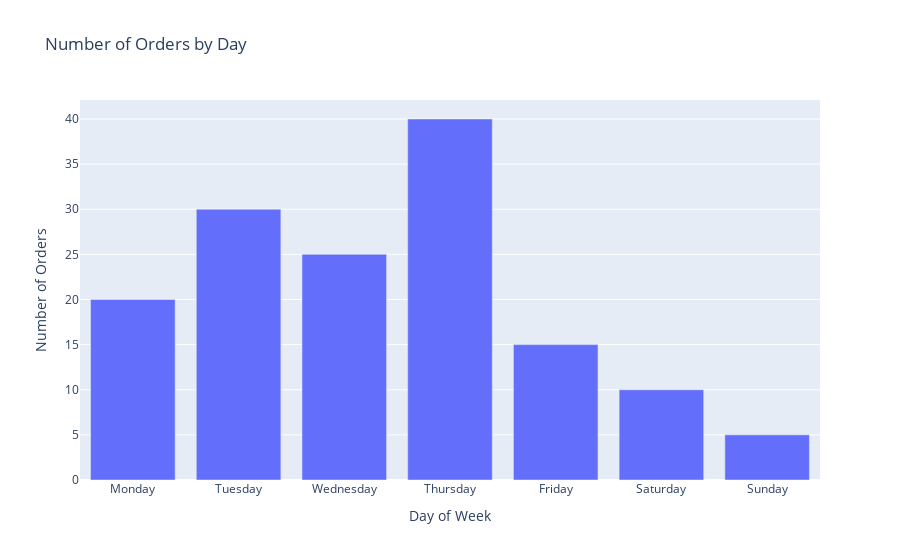

Source (notebook cell):
### Markdown cell above
<p style="font-size: 16px; font-family: Arial; line-height: 1.5; color: #222;">
<b>The above shows the pre-christmas period as the period with the most online orders, which coincides with Black Friday deals and early Christmas shopping.  </b>

### Code cell
#Create bar chart to show orders by day

weekday_map = {1: 'Monday', 2: 'Tuesday', 3: 'Wednesday', 4: 'Thursday', 5: 'Friday', 6: 'Saturday', 7: 'Sunday'}

orders_by_day = df_new.groupby('day').agg({'invoice_no': 'nunique'}).reset_index()
orders_by_day['day'] = orders_by_day['day'].map(weekday_map)

# Create bar chart trace
trace = go.Bar(x=['Monday', 'Tuesday', 'Wednesday', 'Thursday', 'Friday', 'Saturday', 'Sunday'], y=[20, 30, 25, 40, 15, 10, 5])

# Create layout
layout = go.Layout(title='Number of Orders by Day', xaxis_title='Day of Week', yaxis_title='Number of Orders')

# Create figure with the trace and layout
fig = go.Figure(data=[trace], layout=layout)

# Show the figure
fig.show()

### Figure 1 — Plotly figure (JSON) as saved in the notebook; plotly's stock layout.template omitted (floating-point values rounded to 4 significant figures)
{"data": [{"type": "bar", "x": ["Monday", "Tuesday", "Wednesday", "Thursday", "Friday", "Saturday", "Sunday"], "y": [20, 30, 25, 40, 15, 10, 5]}], "layout": {"title": {"text": "Number of Orders by Day"}, "xaxis": {"title": {"text": "Day of Week"}}, "yaxis": {"title": {"text": "Number of Orders"}}}}
